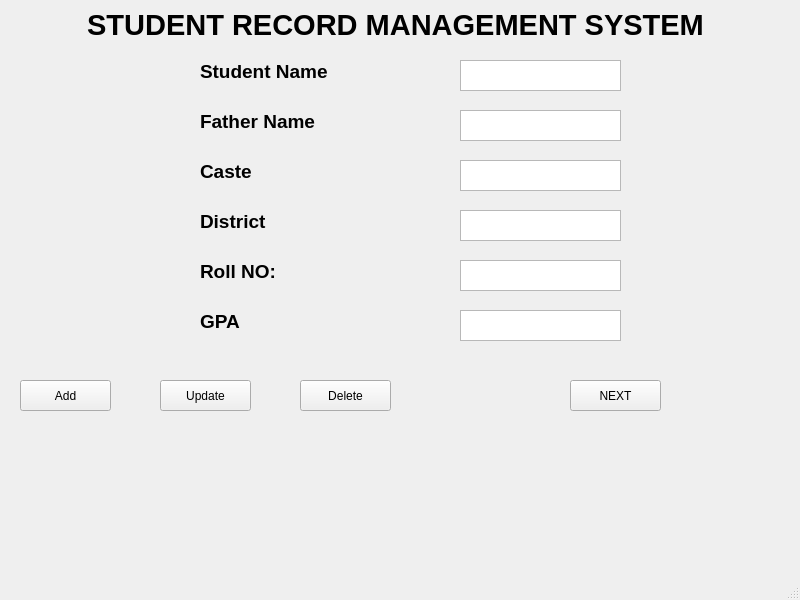
<?xml version="1.0" encoding="UTF-8"?>
<ui version="4.0">
 <class>MainWindow</class>
 <widget class="QMainWindow" name="MainWindow">
  <property name="geometry">
   <rect>
    <x>0</x>
    <y>0</y>
    <width>800</width>
    <height>600</height>
   </rect>
  </property>
  <property name="windowTitle">
   <string>MainWindow</string>
  </property>
  <widget class="QWidget" name="centralwidget">
   <widget class="QLabel" name="label">
    <property name="geometry">
     <rect>
      <x>10</x>
      <y>0</y>
      <width>771</width>
      <height>51</height>
     </rect>
    </property>
    <property name="text">
     <string>&lt;html&gt;&lt;head/&gt;&lt;body&gt;&lt;p align=&quot;center&quot;&gt;&lt;span style=&quot; font-size:22pt; font-weight:700;&quot;&gt;STUDENT RECORD MANAGEMENT SYSTEM&lt;/span&gt;&lt;/p&gt;&lt;/body&gt;&lt;/html&gt;</string>
    </property>
   </widget>
   <widget class="QLabel" name="label_2">
    <property name="geometry">
     <rect>
      <x>200</x>
      <y>60</y>
      <width>141</width>
      <height>21</height>
     </rect>
    </property>
    <property name="text">
     <string>&lt;html&gt;&lt;head/&gt;&lt;body&gt;&lt;p&gt;&lt;span style=&quot; font-size:14pt; font-weight:700;&quot;&gt;Student Name&lt;/span&gt;&lt;/p&gt;&lt;/body&gt;&lt;/html&gt;</string>
    </property>
   </widget>
   <widget class="QLabel" name="label_3">
    <property name="geometry">
     <rect>
      <x>200</x>
      <y>160</y>
      <width>141</width>
      <height>21</height>
     </rect>
    </property>
    <property name="text">
     <string>&lt;html&gt;&lt;head/&gt;&lt;body&gt;&lt;p&gt;&lt;span style=&quot; font-size:14pt; font-weight:700;&quot;&gt;Caste&lt;/span&gt;&lt;/p&gt;&lt;/body&gt;&lt;/html&gt;</string>
    </property>
   </widget>
   <widget class="QLabel" name="label_4">
    <property name="geometry">
     <rect>
      <x>200</x>
      <y>110</y>
      <width>141</width>
      <height>21</height>
     </rect>
    </property>
    <property name="text">
     <string>&lt;html&gt;&lt;head/&gt;&lt;body&gt;&lt;p&gt;&lt;span style=&quot; font-size:14pt; font-weight:700;&quot;&gt;Father Name&lt;/span&gt;&lt;/p&gt;&lt;/body&gt;&lt;/html&gt;</string>
    </property>
   </widget>
   <widget class="QLabel" name="label_5">
    <property name="geometry">
     <rect>
      <x>200</x>
      <y>210</y>
      <width>141</width>
      <height>21</height>
     </rect>
    </property>
    <property name="text">
     <string>&lt;html&gt;&lt;head/&gt;&lt;body&gt;&lt;p&gt;&lt;span style=&quot; font-size:14pt; font-weight:700;&quot;&gt;District&lt;/span&gt;&lt;/p&gt;&lt;/body&gt;&lt;/html&gt;</string>
    </property>
   </widget>
   <widget class="QLabel" name="label_6">
    <property name="geometry">
     <rect>
      <x>200</x>
      <y>260</y>
      <width>141</width>
      <height>21</height>
     </rect>
    </property>
    <property name="text">
     <string>&lt;html&gt;&lt;head/&gt;&lt;body&gt;&lt;p&gt;&lt;span style=&quot; font-size:14pt; font-weight:700;&quot;&gt;Roll NO:&lt;/span&gt;&lt;/p&gt;&lt;/body&gt;&lt;/html&gt;</string>
    </property>
   </widget>
   <widget class="QLabel" name="label_7">
    <property name="geometry">
     <rect>
      <x>200</x>
      <y>310</y>
      <width>141</width>
      <height>21</height>
     </rect>
    </property>
    <property name="text">
     <string>&lt;html&gt;&lt;head/&gt;&lt;body&gt;&lt;p&gt;&lt;span style=&quot; font-size:14pt; font-weight:700;&quot;&gt;GPA&lt;/span&gt;&lt;/p&gt;&lt;/body&gt;&lt;/html&gt;</string>
    </property>
   </widget>
   <widget class="QTextEdit" name="textEditName">
    <property name="geometry">
     <rect>
      <x>460</x>
      <y>60</y>
      <width>161</width>
      <height>31</height>
     </rect>
    </property>
   </widget>
   <widget class="QTextEdit" name="textEditFather">
    <property name="geometry">
     <rect>
      <x>460</x>
      <y>110</y>
      <width>161</width>
      <height>31</height>
     </rect>
    </property>
   </widget>
   <widget class="QTextEdit" name="textEditcaste">
    <property name="geometry">
     <rect>
      <x>460</x>
      <y>160</y>
      <width>161</width>
      <height>31</height>
     </rect>
    </property>
   </widget>
   <widget class="QTextEdit" name="textEditDistrict">
    <property name="geometry">
     <rect>
      <x>460</x>
      <y>210</y>
      <width>161</width>
      <height>31</height>
     </rect>
    </property>
   </widget>
   <widget class="QTextEdit" name="textEditRoll">
    <property name="geometry">
     <rect>
      <x>460</x>
      <y>260</y>
      <width>161</width>
      <height>31</height>
     </rect>
    </property>
   </widget>
   <widget class="QTextEdit" name="textEditGPA">
    <property name="geometry">
     <rect>
      <x>460</x>
      <y>310</y>
      <width>161</width>
      <height>31</height>
     </rect>
    </property>
   </widget>
   <widget class="QPushButton" name="pushButtonDelete">
    <property name="geometry">
     <rect>
      <x>300</x>
      <y>380</y>
      <width>91</width>
      <height>31</height>
     </rect>
    </property>
    <property name="styleSheet">
     <string notr="true">font: 700 9pt &quot;Times New Roman&quot;;
font: 14pt &quot;Segoe UI&quot;;</string>
    </property>
    <property name="text">
     <string>Delete</string>
    </property>
   </widget>
   <widget class="QPushButton" name="pushButtonAdd">
    <property name="geometry">
     <rect>
      <x>20</x>
      <y>380</y>
      <width>91</width>
      <height>31</height>
     </rect>
    </property>
    <property name="styleSheet">
     <string notr="true">font: 700 9pt &quot;Times New Roman&quot;;
font: 14pt &quot;Segoe UI&quot;;</string>
    </property>
    <property name="text">
     <string>Add</string>
    </property>
   </widget>
   <widget class="QPushButton" name="pushButtonUpdate">
    <property name="geometry">
     <rect>
      <x>160</x>
      <y>380</y>
      <width>91</width>
      <height>31</height>
     </rect>
    </property>
    <property name="styleSheet">
     <string notr="true">font: 700 9pt &quot;Times New Roman&quot;;
font: 14pt &quot;Segoe UI&quot;;</string>
    </property>
    <property name="text">
     <string>Update</string>
    </property>
   </widget>
   <widget class="QPushButton" name="pushButtonNEXT">
    <property name="geometry">
     <rect>
      <x>570</x>
      <y>380</y>
      <width>91</width>
      <height>31</height>
     </rect>
    </property>
    <property name="styleSheet">
     <string notr="true">font: 700 9pt &quot;Times New Roman&quot;;
font: 14pt &quot;Segoe UI&quot;;</string>
    </property>
    <property name="text">
     <string>NEXT</string>
    </property>
   </widget>
  </widget>
  <widget class="QMenuBar" name="menubar">
   <property name="geometry">
    <rect>
     <x>0</x>
     <y>0</y>
     <width>800</width>
     <height>17</height>
    </rect>
   </property>
  </widget>
  <widget class="QStatusBar" name="statusbar"/>
 </widget>
 <resources/>
 <connections/>
</ui>
